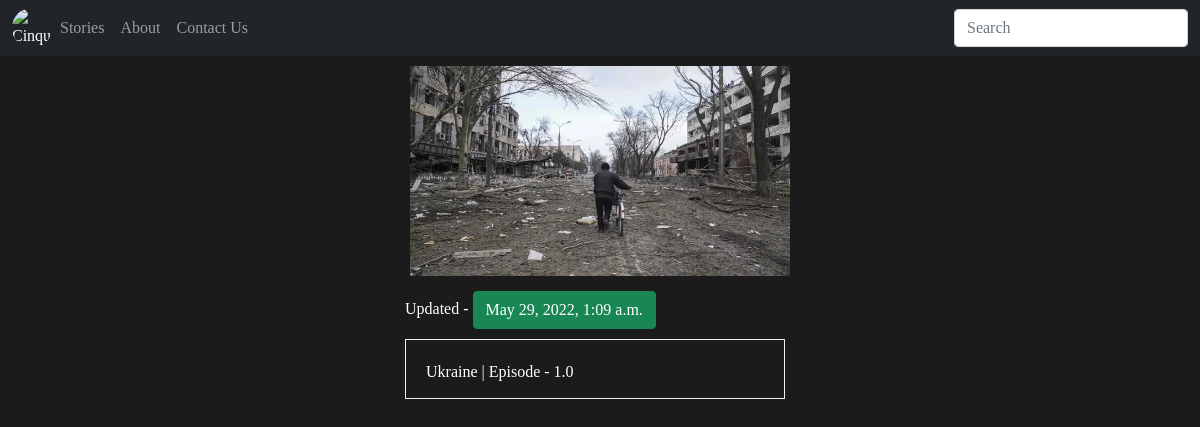
The app's page /stories/3/ with its own data.
### zatlansone/models.py (models this page shows, shortened)
class Story(models.Model):
	name = models.CharField(max_length=300)
	created_date = models.DateTimeField(default=timezone.now)
	published_date = models.DateTimeField(auto_now_add=True,blank=True, null=True)
	image = models.ImageField(blank=True, null=True)
	eps = models.ManyToManyField(Episode, blank=True)
	cover = models.ImageField(blank=True, null=True)

class Episode(models.Model):
	name = models.CharField(max_length=100, null=True, blank=True)
	ep_num = models.DecimalField(null=True, blank=True, max_digits=5, decimal_places=1)

### zatlansone/views.py (the view)
# urls.py: path('stories/<int:story_id>/', views.episode_view, name='episode'),
def episode_view(request, story_id):
	story = get_object_or_404(Story, pk=story_id)
	episode = Episode.objects.filter(story=story)
	context = {
	'story':story,
	'episode':episode
	}
	return render(request, 'episode.html', context)

### templates/episode.html
{% extends 'index.html' %}
{% block content %}
<div style="position:absolute;left:50%;margin-left:-200px;width:390px;padding:5px;">
	<div class="episodes" style="width:390px;height:220px;border-radius:3px;">
    <img src="{{story.cover.url}}" class="rounded" alt="stories" style="width:390px;height:220px;border-radius:3px;padding:5px;">
</div>
<div class="button_group" style="margin-bottom:10px;margin-top:10px;">
	Updated - <button type="button" class="btn btn-success">{{story.created_date}}</button>
</div>
	{% for e in story.eps.filter %}
		<a href="{% url 'content' e.id %}" style="text-decoration: none;">
			<div class="episodes" style="height:60px;background-color:rgb(27,27,28);color:#ffffff;border-style:ridge;border-width:thin;padding:20px;">
               <p>{{e.name}} | Episode - {{e.ep_num}}</p>
			</div>
		</a>
	{% endfor %}
</div>
{% endblock %}

### records on screen
Story: cover (picture), created_date "May 29, 2022, 1:09 a.m."
Episode: name "Ukraine", ep_num "1.0"
